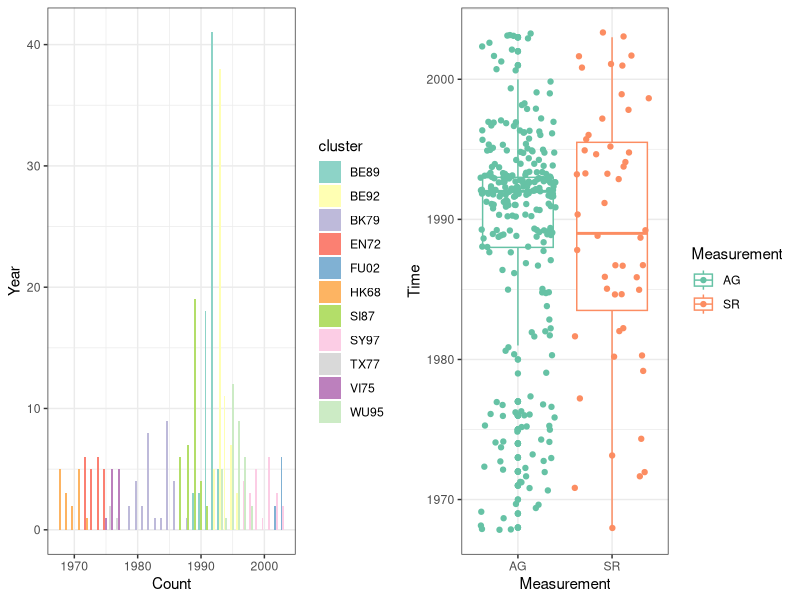
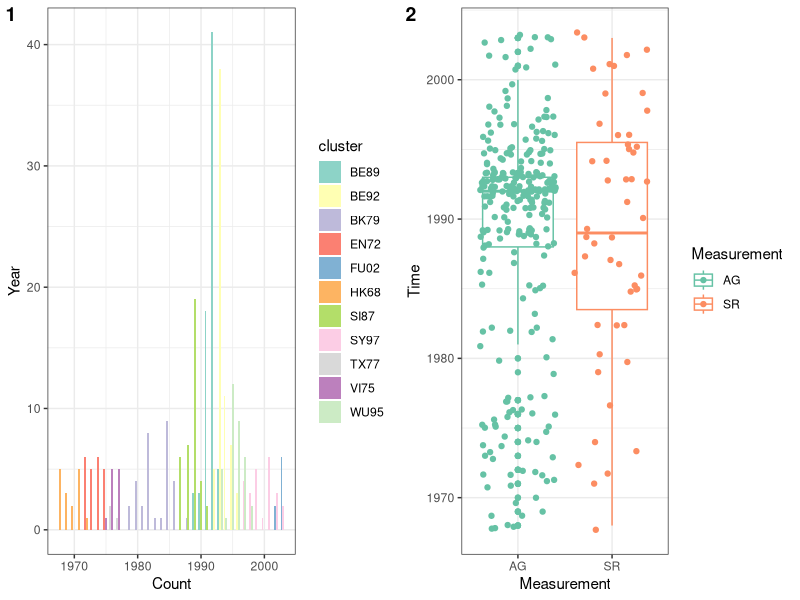
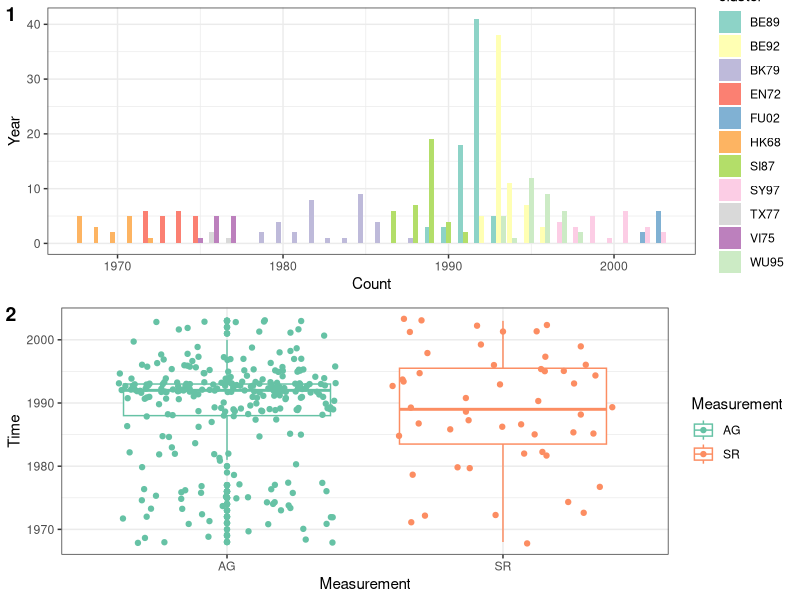
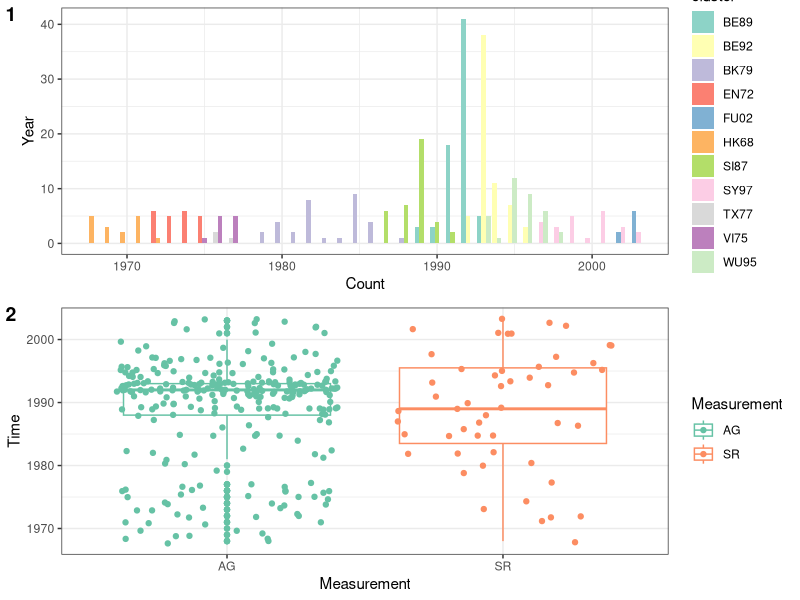
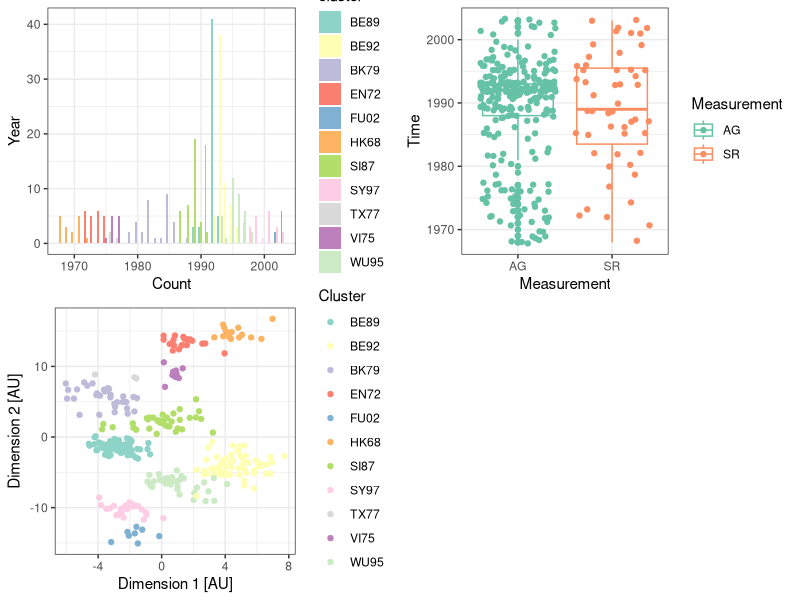
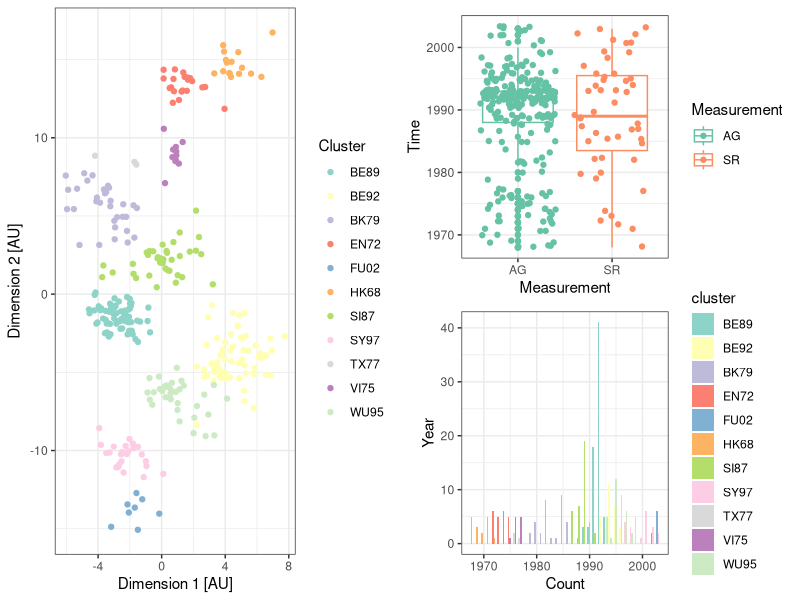
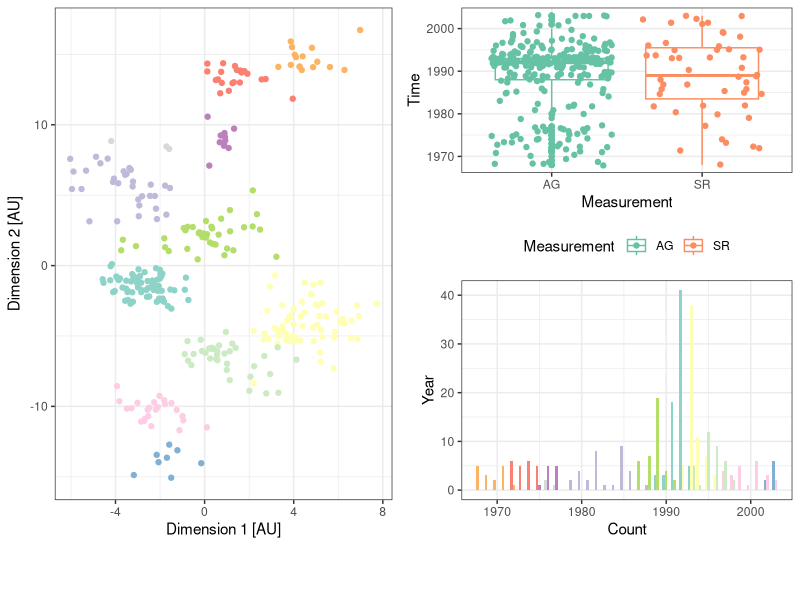
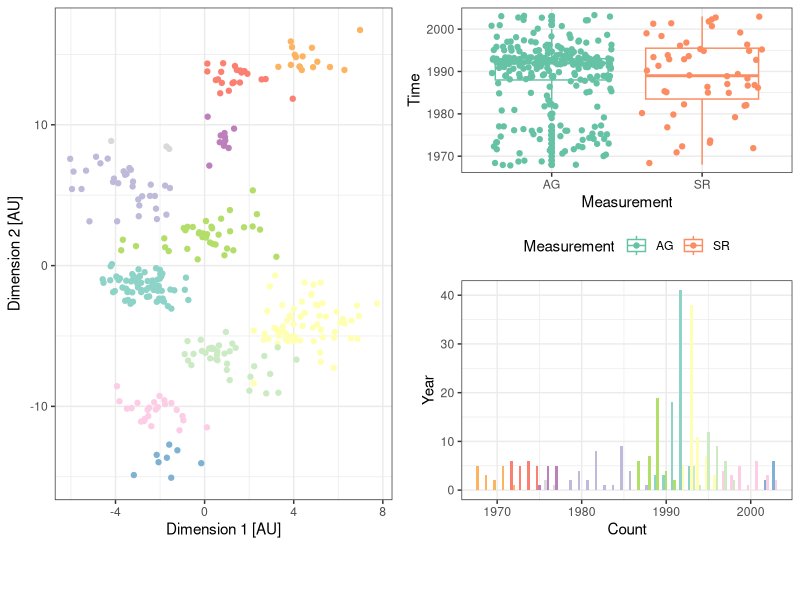

The R script that drew these images, in order: (Note: this script raises an error after producing the figures.)
## ---- chunk 1
knitr::opts_chunk$set(echo = TRUE,
                      comment = "#>",
                      collapse = TRUE,
                      fig.width = 6,
                      fig.align = "center",
                      out.width = "70%")
## ---- chunk 2
library("tidyverse")
library("cowplot")
library("RColorBrewer")
## ---- chunk 3
coord <- read_csv("data/2004_Science_Smith_data.csv")
p <- ggplot(data=coord)
## ---- chunk 4
antigenic_map <- p + 
  geom_point(aes(x=x.coordinate, y=y.coordinate, color=cluster)) +
  scale_color_brewer(type="qual", palette = "Set3") +
  labs(x="Dimension 1 [AU]",
       y="Dimension 2 [AU]",
       color="Cluster") +
  theme_bw()

time_barplot <- p + geom_bar(aes(x=year, fill=cluster),
                             position=position_dodge(preserve="single")) +
  scale_fill_brewer(type="qual", palette = "Set3") +
  labs(x="Count",
       y="Year",
       color="Cluster") +
  theme_bw()

time_boxplot <- p + 
  geom_boxplot(aes(x=type, y=year, color=type)) +
  geom_jitter(aes(x=type, y=year, color=type)) +
  scale_color_manual(values=c("#66c2a5", "#fc8d62")) +
  labs(x="Measurement",
       y="Time",
       color="Measurement") +
  theme_bw()

## ---- chunk 5
plot_grid(time_barplot, time_boxplot)
## ---- chunk 6
plot_grid(time_barplot, time_boxplot,
          labels=c(1,2))

## ---- chunk 7
plot_grid(time_barplot, time_boxplot,
          labels=c(1,2),
          nrow=2)
## ---- chunk 8
plot_grid(time_barplot, time_boxplot,
          labels=c(1,2),
          nrow=2,
          align="v",
          axis="lr")
## ---- chunk 9
plot_grid(time_barplot, time_boxplot, antigenic_map)
## ---- chunk 10
right_column <- plot_grid(time_boxplot, time_barplot,
                   nrow=2,
                   align="v",
                   axis="lr")

plot_grid(antigenic_map, right_column,
          nrow=1,
          align="h",
          axis="t")
## ---- chunk 11
right_column <- plot_grid( time_boxplot + theme(legend.position = "bottom"),
                           time_barplot + theme(legend.position = "none"),
                           nrow=2,
                           align="v",
                           axis="lr")

top_row <- plot_grid(antigenic_map + theme(legend.position = "none"),
                     right_column, nrow=1)

new_map <- antigenic_map +
  guides(color=guide_legend(nrow=2)) +
  theme(legend.position = "bottom")

cluster_legend <- get_legend(new_map)

plot_grid(top_row, cluster_legend,
          nrow=2,
          rel_heights = c(10,1))

## ---- chunk 12
right_column <- plot_grid( time_boxplot + theme(legend.position = "bottom"),
                           time_barplot + theme(legend.position = "none"),
                           nrow=2,
                           align="v",
                           axis="lr")

top_row <- plot_grid(antigenic_map + theme(legend.position = "none"),
                     right_column, nrow=1)
## ---- chunk 13
new_map <- antigenic_map +
  guides(color=guide_legend(nrow=2)) +
  theme(legend.position = "bottom")

cluster_legend <- get_legend(new_map)
## ---- chunk 14
plot_grid(top_row, cluster_legend,
          nrow=2,
          rel_heights = c(10,1))

## ---- chunk 15
plot_grid(antigenic_map + theme_gray() + ggtitle("Default ggplot"),
          antigenic_map + theme_cowplot()  + ggtitle("theme_cowplot"),
          antigenic_map + theme_half_open()  + ggtitle("theme_half_open"), 
          antigenic_map + theme_minimal_grid() + ggtitle("theme_minimal_grid"),
          antigenic_map + theme_minimal_hgrid() + ggtitle("theme_minimal_hgrid"),
          antigenic_map + theme_minimal_vgrid() + ggtitle("theme_minimal_vgrid"),
          antigenic_map + theme_map() + ggtitle("theme_map"),
          antigenic_map + theme_nothing() + ggtitle("theme_nothing"),
          nrow=4,
          align="vh",
          axis="tblr")
## ---- chunk 16
knitr::include_graphics("images/ggpubr-example.png")
## ---- chunk 17
knitr::include_graphics("images/ggpubr-example-lollipop.png")
## ---- chunk 18
knitr::include_graphics("images/ggpubr-example-bars.png")
